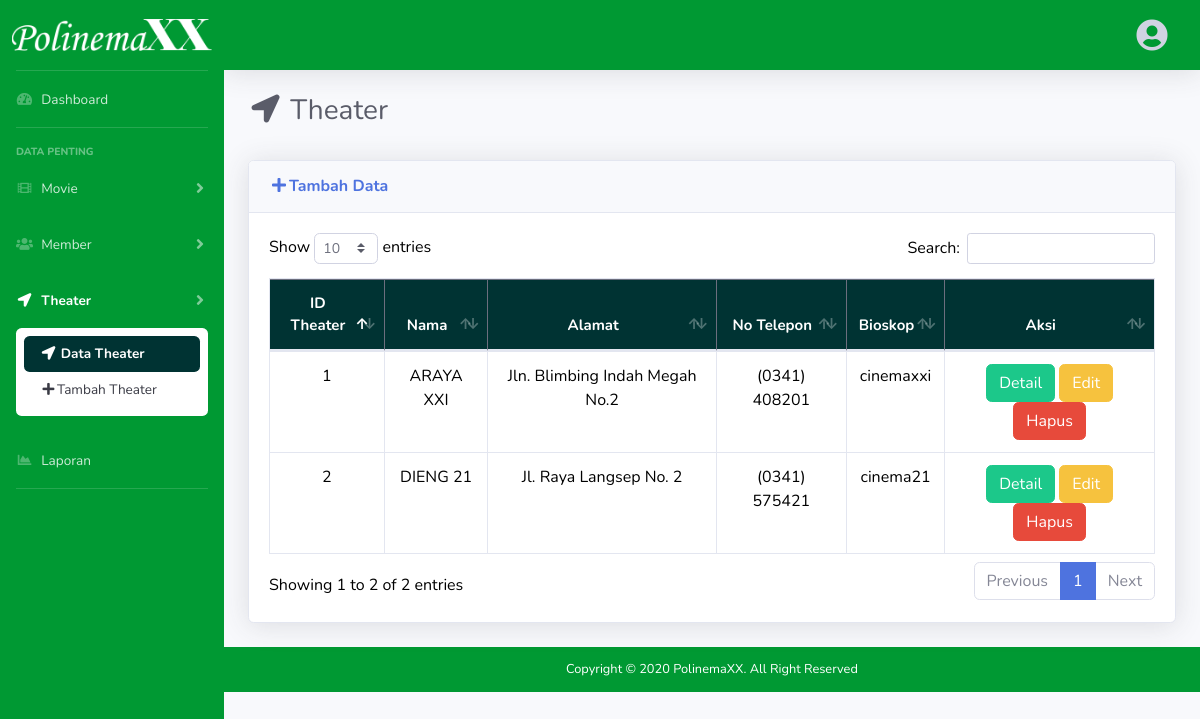
Page /index.php/admin/theater on the committed database.
### tables this page shows
CREATE TABLE `theater` (
  `id` int(5) NOT NULL,
  `nama` varchar(30) NOT NULL,
  `alamat` varchar(50) NOT NULL,
  `telp` varchar(20) NOT NULL,
  `bioskop` varchar(30) NOT NULL
);

### application/controllers/admin.php (called while the page is built, shortened)
<?php
class admin extends CI_Controller {
	public function __construct()
	{
		$this->load->model('polinemaxx_model');
	}
	public function theater()
	{
		$data = array(
            'title' => 'Polinemaxx | Data Theater',
            'theater' => $this->polinemaxx_model->datatabels()
        );
		$this->load->view('polinemaxx/admin/theater', $data);
	}
}
?>

### index.php (called while the page is built, shortened)
<?php
require_once BASEPATH.'core/CodeIgniter.php';

### application/models/polinemaxx_model.php (called while the page is built, shortened)
<?php
class polinemaxx_model extends CI_Model {
    public function datatabels(){
        $query = $this->db->order_by('id','DESC')->get('theater');
        return $query->result_array();
    }
}
?>

### application/views/polinemaxx/admin/theater.php (the view, shortened to what this page needs)
<!DOCTYPE html>
<html lang="en">
<head>
  <link href="<?php echo base_url('assets/admin/vendor/fontawesome-free/css/all.min.css');?>" rel="stylesheet" type="text/css">
  <link href="<?php echo base_url('assets/admin/css/sb-admin-2.css');?>" rel="stylesheet">
  <link href="<?php echo base_url('assets/admin/vendor/datatables/dataTables.bootstrap4.min.css');?>" rel="stylesheet">
</head>
<body id="page-top">
  <div id="wrapper">
    <ul class="navbar-nav bg-gradient-primary sidebar sidebar-dark accordion" id="accordionSidebar">
      <a class="sidebar-brand d-flex align-items-center justify-content-center" href="<?php echo base_url(); ?>admin/dashboard">
        <div class="sidebar-brand-icon">
          <img src="<?php echo base_url('img/PolinemaXX_logoAdmin.png');?>" width="200">
        </div>
      </a>
      <hr class="sidebar-divider my-0">
      <li class="nav-item">
        <a class="nav-link" href="<?php echo base_url(); ?>admin/dashboard">
          <i class="fas fa-fw fa-tachometer-alt"></i>
          <span>Dashboard</span></a>
      </li>
      <hr class="sidebar-divider">
      <div class="sidebar-heading">
        Data Penting
      </div>
      <li class="nav-item">
        <a class="nav-link collapsed" href="#" data-toggle="collapse" data-target="#collapseTwo" aria-expanded="true" aria-controls="collapseTwo">
          <i class="fas fa-fw fa-film"></i>
          <span>Movie</span>
        </a>
      </li>
      <li class="nav-item">
        <a class="nav-link collapsed" href="#" data-toggle="collapse" data-target="#collapseThree" aria-expanded="true" aria-controls="collapseThree">
          <i class="fas fa-fw fa-users"></i>
          <span>Member</span>
        </a>
      </li>
      <li class="nav-item active">
        <a class="nav-link collapsed" href="#" data-toggle="collapse" data-target="#collapseFour" aria-expanded="true" aria-controls="collapseFour">
          <i class="fas fa-fw fa-location-arrow "></i>
          <span>Theater</span>
        </a>
        <div id="collapseFour" class="collapse show" aria-labelledby="headingTwo" data-parent="#accordionSidebar">
          <div class="bg-white py-2 collapse-inner rounded">
            <a class="collapse-item active" href="<?php echo base_url(); ?>admin/theater"><i class="fas fa-fw fa-location-arrow" aria-hidden="true"></i> Data Theater</a>
            <a class="collapse-item" href="<?php echo base_url(); ?>admin/tambahTheater"><i class="fas fa-fw fa-plus" aria-hidden="true"></i>Tambah Theater</a>
          </div>
        </div>
      </li>
      <li class="nav-item">
        <a class="nav-link" href="<?php echo base_url(); ?>admin/laporan">
          <i class="fas fa-fw fa-chart-area "></i>
          <span>Laporan</span></a>
      </li>
      <hr class="sidebar-divider d-none d-md-block">
    </ul>
    <div id="content-wrapper" class="d-flex flex-column">
      <div id="content">
        <nav class="navbar navbar-expand navbar-light bg-green topbar mb-4 static-top shadow">
          <ul class="navbar-nav ml-auto">
            <li class="nav-item dropdown no-arrow">
              <a class="nav-link dropdown-toggle" href="#" id="userDropdown" role="button" data-toggle="dropdown" aria-haspopup="true" aria-expanded="false">
                <i class="fas fa-fw fa-user-circle fa-2x"></i>
              </a>
            </li>
          </ul>
        </nav>
        <div class="container-fluid">
          <h1 class="h3 mb-2 text-gray-800"><i class="fas fa-fw fa-location-arrow"></i> Theater</h1><br>
          <div class="card shadow mb-4">
            <div class="card-header py-3">
              <h6 class="m-0 font-weight-bold text-primary">
              <a href="<?php echo base_url(); ?>admin/tambahTheater"><i class="fas fa-fw fa-plus"></i>Tambah Data</a></h6>
            </div>
        <div class="card-body">
              <div class="table-responsive">
                <table class="table table-bordered table-hover" id="dataTable" width="100%" cellspacing="0" style="color: black">
                  <thead class="table-dark bg-green-dark text-white" align="center" style="font-size: 15px">
                    <tr>
                      <th>ID Theater</th>
                      <th>Nama</th>
                      <th>Alamat</th>
                      <th>No Telepon</th>
                      <th>Bioskop</th>
                      <th>Aksi</th>
                    </tr>
                  </thead>
                  <tbody align="center">
                  <?php
                    foreach($theater as $t){?>
                    <tr>
                      <td><?= $t['id']; ?></td>
                      <td><?= $t['nama']; ?></td>
                      <td><?= $t['alamat']; ?></td>
                      <td><?= $t['telp']; ?></td>
                      <td><?= $t['bioskop']; ?></td>
                      <td><a class="btn btn-success" href="<?php echo base_url(); ?>admin/detailTheater/<?= $t['id'];?>">Detail</a>
                        <a class="btn btn-warning" href="<?php echo base_url(); ?>admin/editTheater/<?= $t['id'];?>"> Edit</a>
                          <a class="btn btn-danger" href="<?php echo base_url(); ?>admin/hapusTheater/<?= $t['id'];?>"> Hapus</a></td>
                    </tr>
                    <?php } ?>
                  </tbody>
                </table>
              </div>
            </div>
        </div>
      </div>
      <footer class="sticky-footer bg-green" style="color: white">
        <div class="container my-auto">
          <div class="copyright text-center my-auto">
            <span>Copyright &copy; 2020 <a href="#" style="color: white" >PolinemaXX</a>. All Right Reserved</span>
          </div>
        </div>
      </footer>
    </div>
  </div>
</body>
</html>

### rows in the picture
theater: id "2", nama "DIENG 21", alamat "Jl. Raya Langsep No. 2", telp "(0341) 575421", bioskop "cinema21"
theater: id "1", nama "ARAYA XXI", alamat "Jln. Blimbing Indah Megah No.2", telp "(0341) 408201", bioskop "cinemaxxi"
